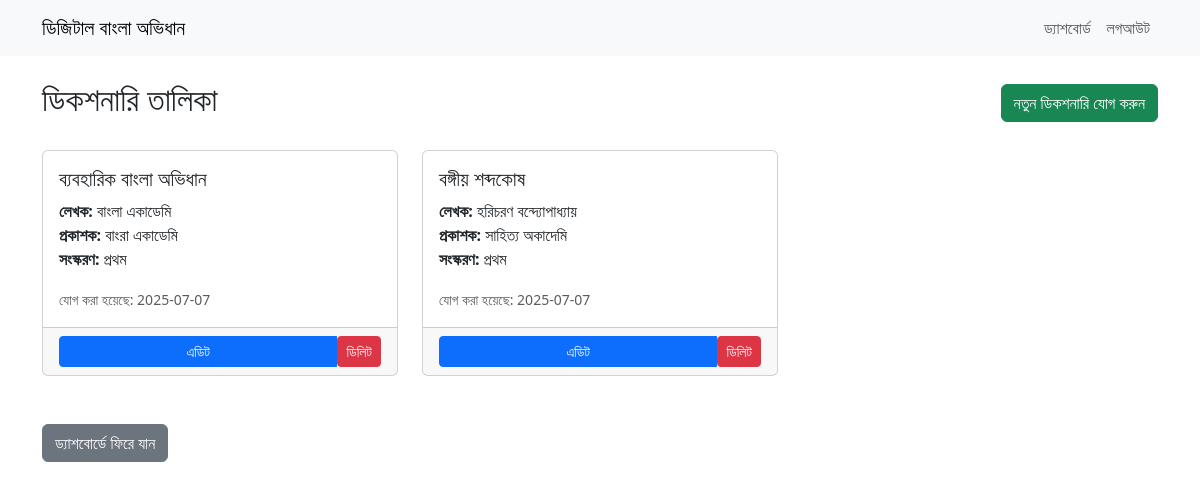
/dictionaries (signed in), run on the app's committed database.
### app.py (models this page shows)
class Dictionary(db.Model):
    id = db.Column(db.Integer, primary_key=True)
    name = db.Column(db.String(200), nullable=False)
    author = db.Column(db.String(200), nullable=True)
    publisher = db.Column(db.String(200), nullable=True)
    edition = db.Column(db.String(100), nullable=True)
    created_at = db.Column(db.DateTime, default=datetime.utcnow)
    updated_at = db.Column(db.DateTime, default=datetime.utcnow, onupdate=datetime.utcnow)

### app.py (the view)
@app.route('/dictionaries')
@login_required
@admin_required
def dictionaries():
    dictionaries = Dictionary.query.order_by(Dictionary.created_at.desc()).all()
    return render_template('admin/dictionaries.html', dictionaries=dictionaries)

### app.py (called while the page is built)
def admin_required(f):
    @wraps(f)
    def decorated_function(*args, **kwargs):
        if not current_user.is_authenticated or not getattr(current_user, 'is_admin', False):
            abort(403)
        return f(*args, **kwargs)
    return decorated_function

@login_manager.user_loader
def load_user(user_id):
    return User.query.get(int(user_id))

### templates/admin/dictionaries.html (shortened to what this page needs)
{% extends 'base.html' %}
{% block content %}
<div class="d-flex justify-content-between align-items-center mb-4">
    <h2>ডিকশনারি তালিকা</h2>
    <a href="{{ url_for('add_dictionary') }}" class="btn btn-success">নতুন ডিকশনারি যোগ করুন</a>
</div>
{% if dictionaries %}
<div class="row">
    {% for dictionary in dictionaries %}
    <div class="col-md-6 col-lg-4 mb-4">
        <div class="card h-100">
            <div class="card-body">
                <h5 class="card-title">{{ dictionary.name }}</h5>
                <p class="card-text">
                    <strong>লেখক:</strong> {{ dictionary.author or 'অজানা' }}<br>
                    <strong>প্রকাশক:</strong> {{ dictionary.publisher or 'অজানা' }}<br>
                    <strong>সংস্করণ:</strong> {{ dictionary.edition or 'অজানা' }}
                </p>
                <p class="card-text">
                    <small class="text-muted">যোগ করা হয়েছে: {{ dictionary.created_at.strftime('%Y-%m-%d') }}</small>
                </p>
            </div>
            <div class="card-footer">
                <div class="btn-group w-100" role="group">
                    <a href="{{ url_for('edit_dictionary', dictionary_id=dictionary.id) }}" class="btn btn-primary btn-sm">এডিট</a>
                    <form method="post" action="{{ url_for('delete_dictionary', dictionary_id=dictionary.id) }}" style="display:inline-block;">
                        <button type="submit" class="btn btn-danger btn-sm" onclick="return confirm('ডিলিট করতে চান?');">ডিলিট</button>
                    </form>
                </div>
            </div>
        </div>
    </div>
    {% endfor %}
</div>
{% else %}
<div class="alert alert-info">
    <h4>কোনো ডিকশনারি নেই</h4>
    <p>প্রথম ডিকশনারি যোগ করুন।</p>
    <a href="{{ url_for('add_dictionary') }}" class="btn btn-primary">ডিকশনারি যোগ করুন</a>
</div>
{% endif %}
<div class="mt-4">
    <a href="{{ url_for('dashboard') }}" class="btn btn-secondary">ড্যাশবোর্ডে ফিরে যান</a>
</div>
{% endblock %}

### data on the page
Dictionary: name "ব‍্যবহারিক বাংলা অভিধান", author "বাংলা একাডেমি", publisher "বাংরা একাডেমি", edition "প্রথম", created_at "2025-07-07"
Dictionary: name "বঙ্গীয় শব্দকোষ", author "হরিচরণ বন্দ‍্যোপাধ‍্যায়", publisher "সাহিত‍্য অকাদেমি", edition "প্রথম", created_at "2025-07-07"
